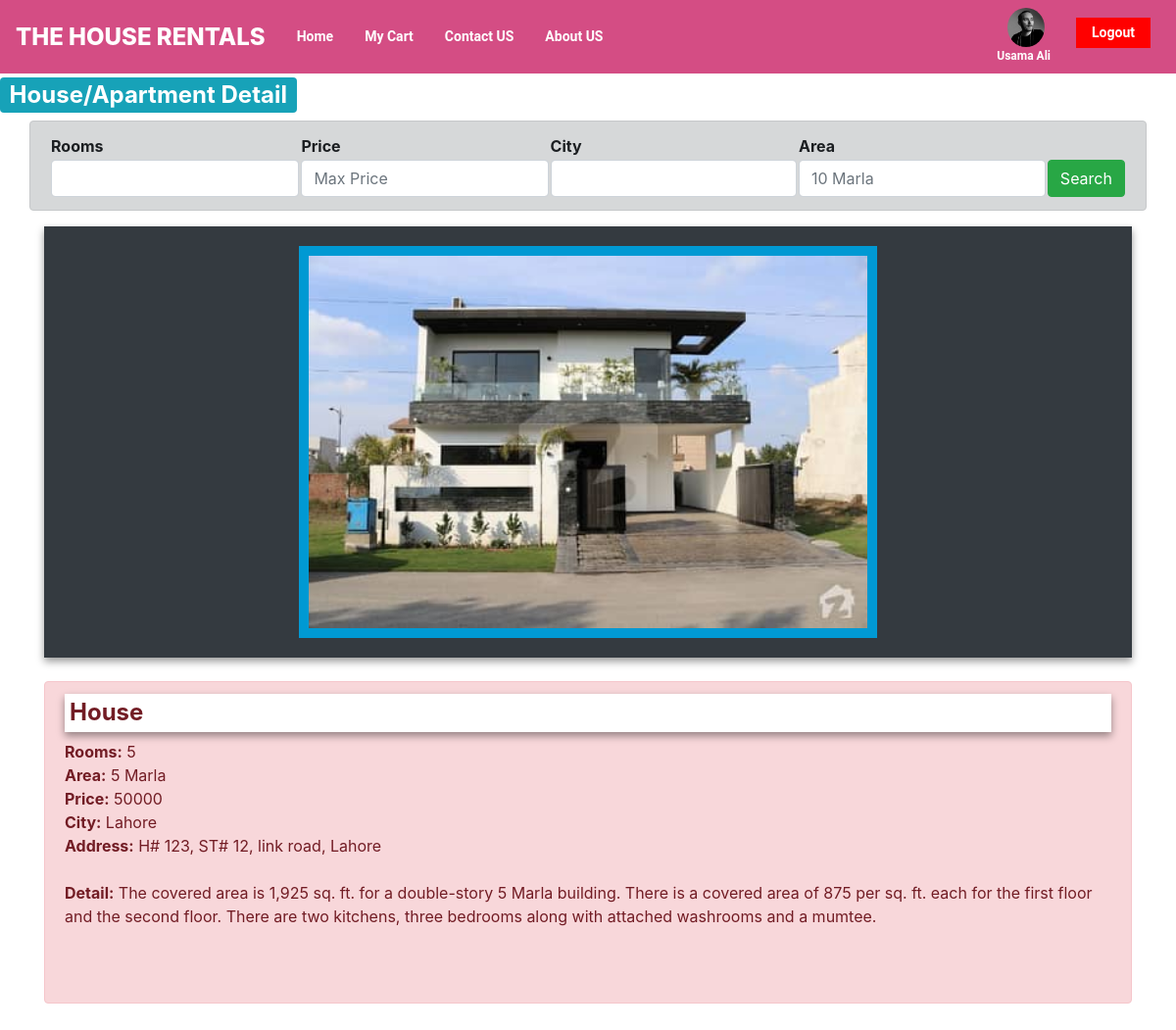
/Customer/house-detail.php?view=2 (signed in), run on the app's committed database.
### tables this page shows
CREATE TABLE `users` (
  `id` int(11) NOT NULL,
  `f_name` varchar(20) NOT NULL,
  `l_name` varchar(50) NOT NULL,
  `email` varchar(50) NOT NULL,
  `contact` varchar(50) NOT NULL,
  `gender` varchar(50) NOT NULL,
  `image` varchar(50) NOT NULL,
  `dob` varchar(50) NOT NULL,
  `account_type` varchar(50) NOT NULL,
  `password` varchar(50) NOT NULL
);

CREATE TABLE `houses` (
  `id` int(11) NOT NULL,
  `City` varchar(100) NOT NULL,
  `Area` varchar(100) NOT NULL,
  `Address` varchar(500) NOT NULL,
  `Type` varchar(100) NOT NULL,
  `Rooms` int(11) NOT NULL,
  `Room_Area` varchar(200) NOT NULL,
  `Price` int(11) NOT NULL,
  `Detail` varchar(500) NOT NULL,
  `image` varchar(100) NOT NULL,
  `status` varchar(50) NOT NULL
);

### Customer/house-detail.php (the view)
<?php
include("header.php");
if(isset($_GET['view'])){
    $id=$_GET['view'];
    $query2="SELECT * FROM `houses` WHERE id='$id'";
    $run2=mysqli_query($con,$query2);
    $data2=mysqli_fetch_assoc($run2);
}
?>
<h2><span class="badge badge-info">House/Apartment Detail</span></h2>
<form method="post" enctype="multipart/form-data" action="index.php">
<div class="container alert alert-dark">
  <table class="" style="margin-left: ">
    <tr>
      <th>Rooms</th>
      <th>Price</th>
      <th>City</th>
      <th>Area</th>
    </tr>
    <tr>
      <td><input type="number" name="s_Rooms" class="form-control"></td>
      <td><input type="number" name="s_Price" class="form-control" placeholder="Max Price"></td>
      <td><input type="text" name="s_City" class="form-control"></td>
      <td><input type="text" name="s_Area" class="form-control" placeholder="10 Marla"></td>
      <td><input type="submit" name="search" value="Search" class="btn btn-success"></td>
    </tr>
  </table>
</div>
</form>
<div class="container">
<div align="center" class="bg bg-dark" style="margin:auto;padding: 20px;box-shadow: 0 4px 8px 0 rgba(0, 0, 0, 0.4);">
<img src="<?php echo "../houses/".$data2['image']; ?>" alt="" style="height:400px;border:10px solid #0099D3">
</div>
<br>
<div class="row">
<div class="col-12">
<div class="alert alert-danger">
<h4 style="box-shadow: 0 4px 8px 0 rgba(0, 0, 0, 0.4);padding: 5px;background-color: white"><b><?php echo $data2['Type']; ?></b></h4>
<p>
  <b>Rooms:</b> <?php echo $data2['Rooms']; ?><br>
  <b>Area:</b> <?php echo $data2['Room_Area']; ?><br>
  <b>Price:</b> <?php echo $data2['Price']; ?><br>
  <b>City:</b> <?php echo $data2['City']; ?><br>
  <b>Address:</b> <?php echo $data2['Address']; ?><br><br>
  <b>Detail:</b> <?php echo $data2['Detail']; ?><br>
</p>
<br>
<br>
</div>
</div>
</div>
</div>
<br>
<br>
<br>
<br>
</body>
</html>

### Customer/header.php (shortened to what this page needs)
<?php
$user_id=$_SESSION["uid1"];
include("../dbconnection.php");
$query4="SELECT * FROM `users` WHERE id='$user_id'";
$run4=mysqli_query($con,$query4);
$data4=mysqli_fetch_assoc($run4);
?>
<!doctype html>
<html lang="en">
<html>
<head>
  <link rel="stylesheet" href="style.css">
<link rel="stylesheet" href="https://maxcdn.bootstrapcdn.com/bootstrap/4.4.1/css/bootstrap.min.css">
<link rel="stylesheet" href="https://cdnjs.cloudflare.com/ajax/libs/font-awesome/4.7.0/css/font-awesome.min.css">
</head>
<body>
<nav class="navbar navbar-expand-md navbar-light" style="background-color: #d44d84">
  <a class="navbar-brand" href="#"><div style="font-size:24px;text-align: center;font-weight: 800;color:#fff;margin-top:-8px;margin-bottom: -8px;">THE HOUSE RENTALS</div></a>
  <div class="collapse navbar-collapse" id="collapsibleNavbar">
  <div style="margin:px 0px 0px 0px;">
    <div class="topnav">
  <div class="navbar-nav">
    <a href="index.php">Home</a>
    <a href="mycart.php">My Cart</a>
    <a href="contact-us.php">Contact US</a>
    <a href="about.php">About US</a>
  </div>
</div>
</div>
</div>
<div class="topnav" style="float:right;">
<a class="" href="user-detail.php"><div style="margin-top: -5px;float: right;margin-bottom: -20px"><img style="height: 40px;border-radius: 50%;margin-left: 10%;list-style: none;" src='<?php echo "../profiles/".$data4['image']; ?>'><p style="font-size: 12px"><?php echo $data4['f_name']; ?> <?php echo $data4['l_name']; ?></p></div></a>
<a class="active" style="background-color:red;" href="logout.php">Logout</a>
</div>
</nav>

### Customer/style.css (style rules this page uses)
.topnav { overflow: hidden; background-color: #d44d84; }
.topnav a { float: left; color: white; font-family: 'Roboto', sans-serif; text-align: center; padding: 5px 16px; text-decoration: none; font-size: 14px; font-weight: 600; }
.topnav a.active { background-color: #4CAF50; color: white; margin:10px; }

### data on the page
users: image (picture), f_name "Usama", l_name "Ali"
houses: image (picture), Type "House", Rooms "5", Room_Area "5 Marla", Price "50000", City "Lahore", Address "H# 123, ST# 12, link road, Lahore", Detail "The covered area is 1,925 sq. ft. for a double-story 5 Marla building. There is a covered area of 875 per sq. ft. each for the first floor and the second floor. There are two kitchens, three bedrooms along with attached washrooms and a mumtee."
